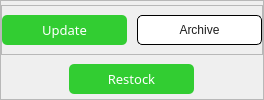
                 <widget class="QFrame" name="frame_22">
                  <property name="frameShape">
                   <enum>QFrame::StyledPanel</enum>
                  </property>
                  <property name="frameShadow">
                   <enum>QFrame::Raised</enum>
                  </property>
                  <layout class="QVBoxLayout" name="verticalLayout_4">
                   <property name="spacing">
                    <number>5</number>
                   </property>
                   <property name="leftMargin">
                    <number>0</number>
                   </property>
                   <property name="topMargin">
                    <number>0</number>
                   </property>
                   <property name="rightMargin">
                    <number>0</number>
                   </property>
                   <property name="bottomMargin">
                    <number>0</number>
                   </property>
                   <item>
                    <widget class="QFrame" name="frame_11">
                     <property name="maximumSize">
                      <size>
                       <width>16777215</width>
                       <height>50</height>
                      </size>
                     </property>
                     <property name="frameShape">
                      <enum>QFrame::StyledPanel</enum>
                     </property>
                     <property name="frameShadow">
                      <enum>QFrame::Raised</enum>
                     </property>
                     <layout class="QHBoxLayout" name="horizontalLayout_5">
                      <property name="spacing">
                       <number>10</number>
                      </property>
                      <property name="leftMargin">
                       <number>0</number>
                      </property>
                      <property name="topMargin">
                       <number>0</number>
                      </property>
                      <property name="rightMargin">
                       <number>0</number>
                      </property>
                      <property name="bottomMargin">
                       <number>0</number>
                      </property>
                      <item>
                       <widget class="QPushButton" name="editProduct_pushButton">
                        <property name="minimumSize">
                         <size>
                          <width>125</width>
                          <height>30</height>
                         </size>
                        </property>
                        <property name="maximumSize">
                         <size>
                          <width>150</width>
                          <height>30</height>
                         </size>
                        </property>
                        <property name="font">
                         <font>
                          <family>Noto Sans Black</family>
                          <pointsize>10</pointsize>
                          <weight>10</weight>
                          <italic>false</italic>
                          <bold>false</bold>
                         </font>
                        </property>
                        <property name="cursor">
                         <cursorShape>PointingHandCursor</cursorShape>
                        </property>
                        <property name="styleSheet">
                         <string notr="true">#editProduct_pushButton{
background-color: #32CD32;
font: 87 10pt &quot;Noto Sans Black&quot;;
color: #fff;
border-radius: 5px;
}</string>
                        </property>
                        <property name="text">
                         <string>Update</string>
                        </property>
                       </widget>
                      </item>
                      <item>
                       <widget class="QPushButton" name="archive_pushButton">
                        <property name="minimumSize">
                         <size>
                          <width>125</width>
                          <height>30</height>
                         </size>
                        </property>
                        <property name="maximumSize">
                         <size>
                          <width>150</width>
                          <height>30</height>
                         </size>
                        </property>
                        <property name="styleSheet">
                         <string notr="true">background-color: #fff;
border: 1px solid #000;
border-radius: 5px;
padding: 5px;
font: 87 10pt &quot;Noto Sans Black&quot;;
color: #1E1E1E;</string>
                        </property>
                        <property name="text">
                         <string>Archive</string>
                        </property>
                       </widget>
                      </item>
                     </layout>
                    </widget>
                   </item>
                   <item alignment="Qt::AlignHCenter">
                    <widget class="QPushButton" name="restock_pushButton">
                     <property name="minimumSize">
                      <size>
                       <width>125</width>
                       <height>30</height>
                      </size>
                     </property>
                     <property name="maximumSize">
                      <size>
                       <width>150</width>
                       <height>30</height>
                      </size>
                     </property>
                     <property name="font">
                      <font>
                       <family>Noto Sans Black</family>
                       <pointsize>10</pointsize>
                       <weight>10</weight>
                       <italic>false</italic>
                       <bold>false</bold>
                      </font>
                     </property>
                     <property name="cursor">
                      <cursorShape>PointingHandCursor</cursorShape>
                     </property>
                     <property name="styleSheet">
                      <string notr="true">#restock_pushButton{
background-color: #32CD32;
font: 87 10pt &quot;Noto Sans Black&quot;;
color: #fff;
border-radius: 5px;
}</string>
                     </property>
                     <property name="text">
                      <string>Restock</string>
                     </property>
                    </widget>
                   </item>
                  </layout>
                 </widget>
